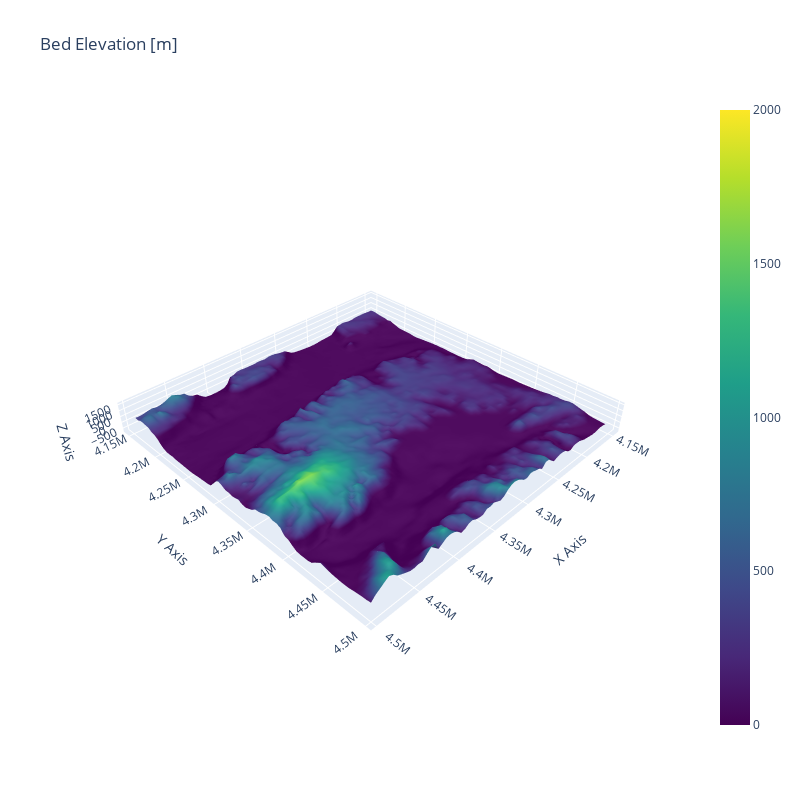

Notebook code for this chart:
### Markdown cell above
# Plotting 3D Bed Elevation

### Code cell
# Create a surface plot
fig = go.Figure(data=[go.Surface(z=bed, x=X, y=Y, colorscale='viridis', cmin=0, cmax=2000)])

# Update layout for better visualization
fig.update_layout(
    title='Bed Elevation [m]',
    scene = dict(
        xaxis_title='Eastings [m]',
        yaxis_title='Y=Northings [m]',
        zaxis_title='Elevation [m]',
    ),
    autosize=True,
    width=800,
    height=800,
    margin=dict(l=45, r=50, b=65, t=100)
)

# Add color bar
fig.update_layout(coloraxis_colorbar=dict(
    title="Bed elevation [m]",
    tickvals=[10, 15, 20, 25, 30],
    ticks="outside"
))

# Adjust the layout for vertical exaggeration by modifying the aspect ratio
fig.update_layout(
    scene=dict(
        aspectratio=dict(x=1, y=1, z=0.1),  # Adjust z ratio to flatten or exaggerate
        zaxis=dict(title='Z Axis'),
        xaxis=dict(title='X Axis'),
        yaxis=dict(title='Y Axis')
    )
)
# Show the plot
fig.show()

X.shape

### Figure 1 — Plotly figure (JSON) as saved in the notebook; plotly's stock layout.template omitted (floating-point values rounded to 4 significant figures; data arrays with more than 128 entries replaced by an {"elided": "..."} marker saying what was removed)
{"data": [{"cmax": 2000, "cmin": 0, "colorscale": [[0, "#440154"], [0.1111, "#482878"], [0.2222, "#3e4989"], [0.3333, "#31688e"], [0.4444, "#26828e"], [0.5556, "#1f9e89"], [0.6667, "#35b779"], [0.7778, "#6ece58"], [0.8889, "#b5de2b"], [1, "#fde725"]], "type": "surface", "x": {"elided": "70x70 int values"}, "y": {"elided": "70x70 int values"}, "z": {"elided": "70x70 float values"}}], "layout": {"autosize": true, "coloraxis": {"colorbar": {"ticks": "outside", "tickvals": [10, 15, 20, 25, 30], "title": {"text": "Bed elevation [m]"}}}, "height": 800, "margin": {"b": 65, "l": 45, "r": 50, "t": 100}, "scene": {"aspectratio": {"x": 1, "y": 1, "z": 0.1}, "xaxis": {"title": {"text": "X Axis"}}, "yaxis": {"title": {"text": "Y Axis"}}, "zaxis": {"title": {"text": "Z Axis"}}}, "title": {"text": "Bed Elevation [m]"}, "width": 800}}
